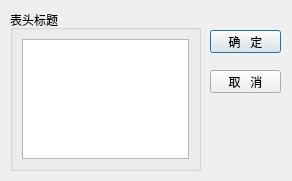
<?xml version="1.0" encoding="UTF-8"?>
<ui version="4.0">
 <class>QWDialogHeaders</class>
 <widget class="QDialog" name="QWDialogHeaders">
  <property name="geometry">
   <rect>
    <x>0</x>
    <y>0</y>
    <width>292</width>
    <height>181</height>
   </rect>
  </property>
  <property name="windowTitle">
   <string>设置表头标题</string>
  </property>
  <widget class="QGroupBox" name="groupBox">
   <property name="geometry">
    <rect>
     <x>10</x>
     <y>10</y>
     <width>191</width>
     <height>161</height>
    </rect>
   </property>
   <property name="title">
    <string>表头标题</string>
   </property>
   <layout class="QVBoxLayout" name="verticalLayout">
    <item>
     <widget class="QListView" name="listView"/>
    </item>
   </layout>
  </widget>
  <widget class="QPushButton" name="pushButton">
   <property name="geometry">
    <rect>
     <x>210</x>
     <y>30</y>
     <width>71</width>
     <height>23</height>
    </rect>
   </property>
   <property name="text">
    <string>确   定</string>
   </property>
  </widget>
  <widget class="QPushButton" name="pushButton_2">
   <property name="geometry">
    <rect>
     <x>210</x>
     <y>70</y>
     <width>71</width>
     <height>23</height>
    </rect>
   </property>
   <property name="text">
    <string>取   消</string>
   </property>
  </widget>
 </widget>
 <resources/>
 <connections>
  <connection>
   <sender>pushButton</sender>
   <signal>clicked()</signal>
   <receiver>QWDialogHeaders</receiver>
   <slot>accept()</slot>
   <hints>
    <hint type="sourcelabel">
     <x>247</x>
     <y>37</y>
    </hint>
    <hint type="destinationlabel">
     <x>270</x>
     <y>13</y>
    </hint>
   </hints>
  </connection>
  <connection>
   <sender>pushButton_2</sender>
   <signal>clicked()</signal>
   <receiver>QWDialogHeaders</receiver>
   <slot>reject()</slot>
   <hints>
    <hint type="sourcelabel">
     <x>218</x>
     <y>87</y>
    </hint>
    <hint type="destinationlabel">
     <x>242</x>
     <y>125</y>
    </hint>
   </hints>
  </connection>
 </connections>
</ui>
